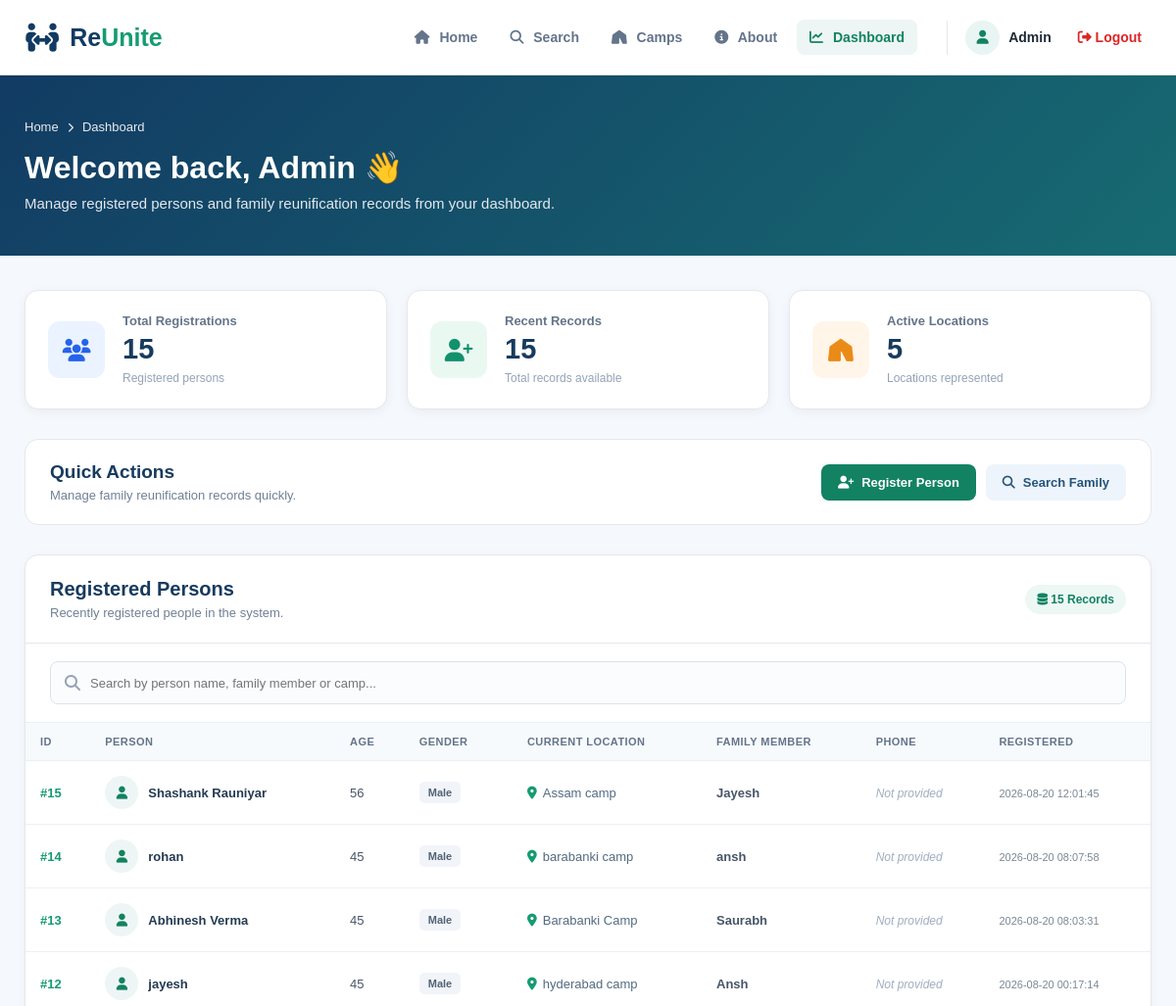
The page /dashboard (signed in, upper part) on the database as committed earlier.
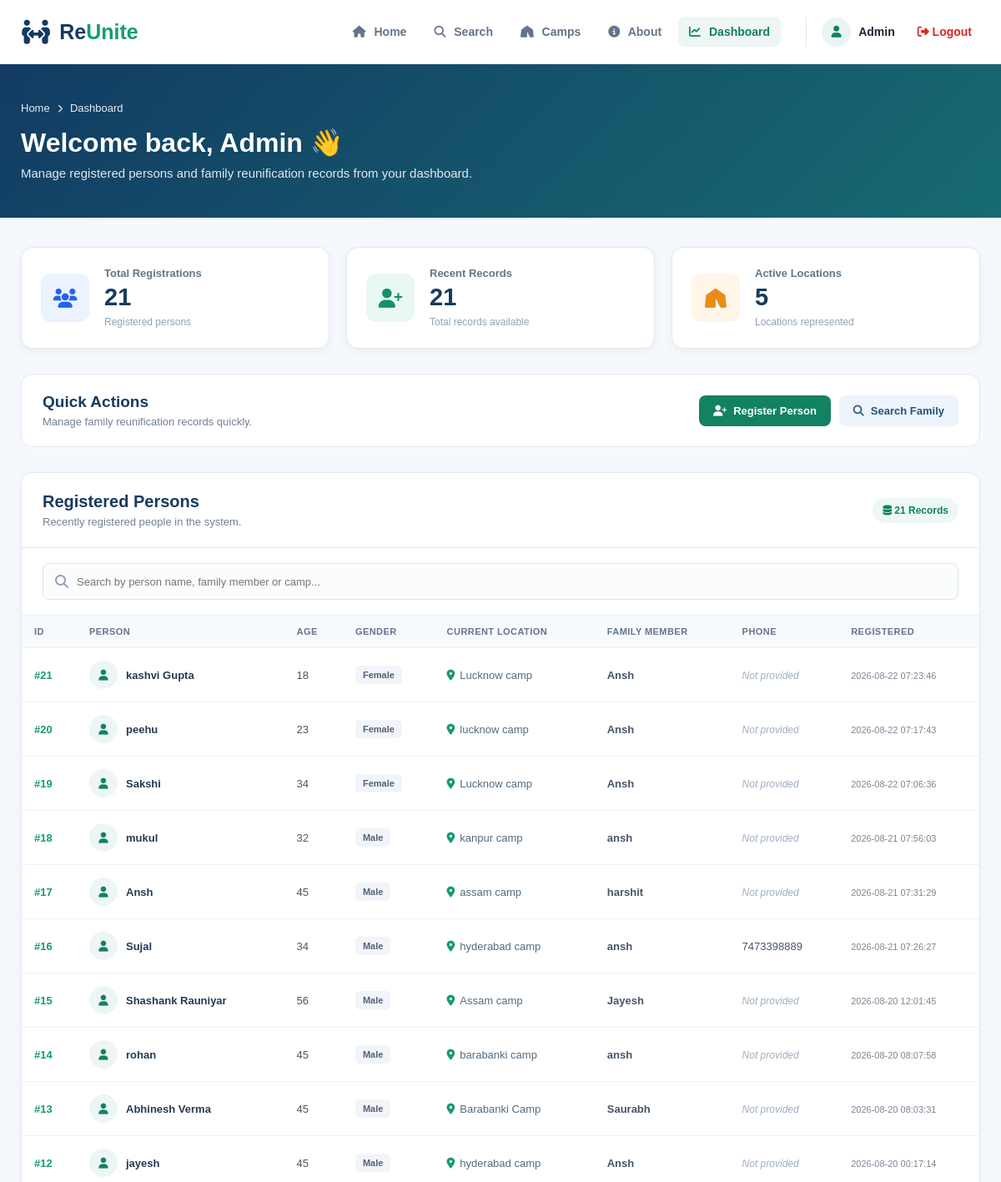
The same page on the database as committed later.
### tables this page shows
CREATE TABLE persons (
            id INTEGER PRIMARY KEY AUTOINCREMENT,
            name TEXT NOT NULL,
            age INTEGER NOT NULL,
            gender TEXT NOT NULL,
            camp TEXT NOT NULL,
            family_name TEXT NOT NULL,
            phone TEXT,
            created_at TEXT NOT NULL
        , email TEXT, status TEXT DEFAULT 'Searching');

### app.py (the view)
@app.route("/dashboard")
def dashboard():
    if "user_id" not in session:
        return redirect(
            url_for("admin_login" \
            "")
        )
    if session.get("role") != "admin":
        return redirect(
            url_for("user_dashboard")
        )
    conn = get_db_connection()
    total_registrations = conn.execute("""
        SELECT COUNT(*) AS total
        FROM persons
    """).fetchone()["total"]
    family_matches = conn.execute("""
        SELECT COUNT(*) AS total
        FROM persons
        WHERE status = 'Reunited'
    """).fetchone()["total"]
    pending_sync = conn.execute("""
        SELECT COUNT(*) AS total
        FROM persons
        WHERE status != 'Reunited'
    """).fetchone()["total"]
    persons = conn.execute("""
        SELECT *
        FROM persons
        ORDER BY id DESC
    """).fetchall()
    conn.close()
    return render_template(
        "dashboard.html",
        total_registrations=total_registrations,
        family_matches=family_matches,
        pending_sync=pending_sync,
        persons=persons
    )

### app.py (called while the page is built)
def get_db_connection():
    conn = sqlite3.connect("family.db")
    conn.row_factory = sqlite3.Row
    return conn

### templates/Dashboard.html (shortened to what this page needs)
<!DOCTYPE html>
<html lang="en">
<head>
    <link rel="stylesheet"
          href="https://cdnjs.cloudflare.com/ajax/libs/font-awesome/6.5.2/css/all.min.css">
    <link rel="stylesheet"
          href="{{ url_for('static', filename='dashboard.css') }}">
</head>
<body>
<nav class="navbar">
    <div class="nav-container">
        <a href="/" class="logo">
            <i class="fa-solid fa-people-arrows"></i>
            <span>Re<span>Unite</span></span>
        </a>
        <div class="nav-links">
            <a href="/" >
                <i class="fa-solid fa-house"></i>
                Home
            </a>
            <a href="/search">
                <i class="fa-solid fa-magnifying-glass"></i>
                Search
            </a>
            <a href="/camps">
                <i class="fa-solid fa-tent"></i>
                Camps
            </a>
            <a href="/about">
                <i class="fa-solid fa-circle-info"></i>
                About
            </a>
            <a href="/dashboard" class="active">
                <i class="fa-solid fa-chart-line"></i>
                Dashboard
            </a>
        </div>
        <div class="user-area">
            <div class="user-icon">
                <i class="fa-solid fa-user"></i>
            </div>
            <span>
                {{ session["user_name"] }}
            </span>
            <a href="{{ url_for('logout') }}"
               class="logout-button">
                <i class="fa-solid fa-right-from-bracket"></i>
                Logout
            </a>
        </div>
    </div>
</nav>
<section class="dashboard-header">
    <div class="header-content">
        <div class="breadcrumb">
            <a href="/">
                Home
            </a>
            <i class="fa-solid fa-chevron-right"></i>
            <span>
                Dashboard
            </span>
        </div>
        <h1>
            Welcome back, {{ session["user_name"] }} 👋
        </h1>
        <p>
            Manage registered persons and family reunification
            records from your dashboard.
        </p>
    </div>
</section>
<main class="dashboard-container">
    <section class="stats-grid">
        <div class="stat-card blue">
            <div class="stat-icon">
                <i class="fa-solid fa-users"></i>
            </div>
            <div class="stat-content">
                <span>
                    Total Registrations
                </span>
                <h2>
                    {{ total_registrations }}
                </h2>
                <small>
                    Registered persons
                </small>
            </div>
        </div>
        <div class="stat-card green">
            <div class="stat-icon">
                <i class="fa-solid fa-user-plus"></i>
            </div>
            <div class="stat-content">
                <span>
                    Recent Records
                </span>
                <h2>
                    {{ persons|length }}
                </h2>
                <small>
                    Total records available
                </small>
            </div>
        </div>
        <div class="stat-card orange">
            <div class="stat-icon">
                <i class="fa-solid fa-tent"></i>
            </div>
            <div class="stat-content">
                <span>
                    Active Locations
                </span>
                <h2>
                    {{ persons|map(attribute='camp')|unique|list|length }}
                </h2>
                <small>
                    Locations represented
                </small>
            </div>
        </div>
    </section>
    <section class="quick-actions">
        <div>
            <h2>
                Quick Actions
            </h2>
            <p>
                Manage family reunification records quickly.
            </p>
        </div>
        <div class="action-buttons">
            <a href="{{ url_for('register') }}"
               class="action-button primary">
                <i class="fa-solid fa-user-plus"></i>
                Register Person
            </a>
            <a href="/search"
               class="action-button secondary">
                <i class="fa-solid fa-magnifying-glass"></i>
                Search Family
            </a>
        </div>
    </section>
    <section class="records-section">
        <div class="section-top">
            <div>
                <h2>
                    Registered Persons
                </h2>
                <p>
                    Recently registered people in the system.
                </p>
            </div>
            <div class="record-count">
                <i class="fa-solid fa-database"></i>
                {{ total_registrations }} Records
            </div>
        </div>
        <div class="table-search">
            <i class="fa-solid fa-magnifying-glass"></i>
            <input
                type="text"
                id="searchInput"
                placeholder="Search by person name, family member or camp..."
                onkeyup="searchTable()">
        </div>
        {% if persons %}
        <div class="table-wrapper">
            <table id="personTable">
                <thead>
                    <tr>
                        <th>
                            ID
                        </th>
                        <th>
                            Person
                        </th>
                        <th>
                            Age
                        </th>
                        <th>
                            Gender
                        </th>
                        <th>
                            Current Location
                        </th>
                        <th>
                            Family Member
                        </th>
                        <th>
                            Phone
                        </th>
                        <th>
                            Registered
                        </th>
                    </tr>
                </thead>
                <tbody>
                    {% for person in persons %}
                    <tr>
                        <td>
                            <span class="person-id">
                                #{{ person["id"] }}
                            </span>
                        </td>
                        <td>
                            <div class="person-name">
                                <div class="small-avatar">
                                    <i class="fa-solid fa-user"></i>
                                </div>
                                <strong>
                                    {{ person["name"] }}
                                </strong>
                            </div>
                        </td>
                        <td>
                            {{ person["age"] }}
                        </td>
                        <td>
                            <span class="gender-badge">
                                {{ person["gender"] }}
                            </span>
                        </td>
                        <td>
                            <div class="location">
                                <i class="fa-solid fa-location-dot"></i>
                                {{ person["camp"] }}
                            </div>
                        </td>
                        <td>
                            <strong>
                                {{ person["family_name"] }}
                            </strong>
                        </td>
                        <td>
                            {% if person["phone"] %}
                                {{ person["phone"] }}
                            {% else %}
                                <span class="not-available">
                                    Not provided
                                </span>
                            {% endif %}
                        </td>
                        <td>
                            <span class="date">
                                {{ person["created_at"] }}
                            </span>
                        </td>
                    </tr>
                    {% endfor %}
                </tbody>
            </table>
        </div>
        {% endif %}
    </section>
</main>
</body>
</html>

Rows that differ between the two databases and show on the page:
added persons: id "21", name "kashvi Gupta", age "18", gender "Female", camp "Lucknow camp", family_name "Ansh", phone "Not provided", created_at "2026-08-22 07:23:46"
added persons: id "20", name "peehu", age "23", gender "Female", camp "lucknow camp", family_name "Ansh", phone "Not provided", created_at "2026-08-22 07:17:43"
added persons: id "19", name "Sakshi", age "34", gender "Female", camp "Lucknow camp", family_name "Ansh", phone "Not provided", created_at "2026-08-22 07:06:36"
added persons: id "18", name "mukul", age "32", gender "Male", camp "kanpur camp", family_name "ansh", phone "Not provided", created_at "2026-08-21 07:56:03"
added persons: id "17", name "Ansh", age "45", gender "Male", camp "assam camp", family_name "harshit", phone "Not provided", created_at "2026-08-21 07:31:29"
added persons: id "16", name "Sujal", age "34", gender "Male", camp "hyderabad camp", family_name "ansh", phone "7473398889", created_at "2026-08-21 07:26:27"
Other text that changed with them:
{{ total_registrations }}: "15" → "21"
{{ persons|length }}: "15" → "21"
